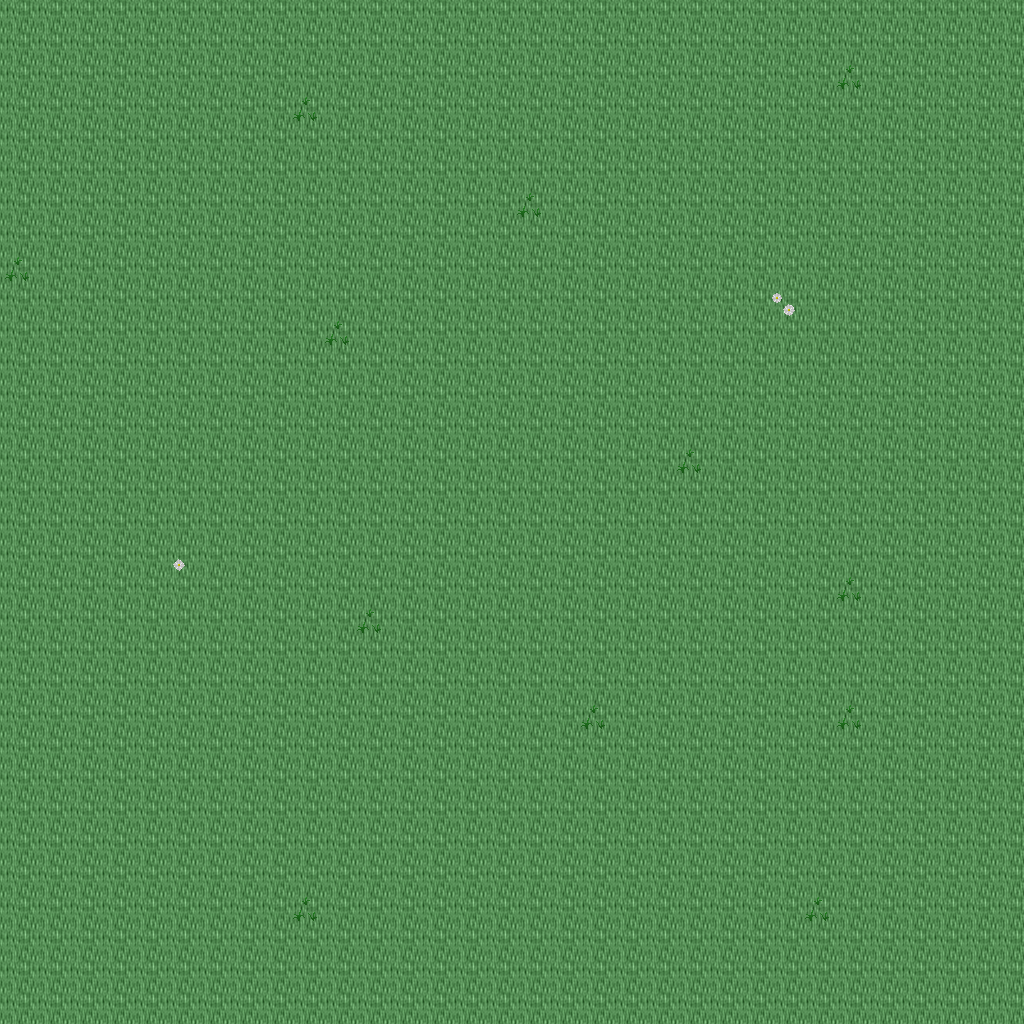

A 2D game scene composited from a Tiled map and its tileset images. What follows is a short description and the map's XML, with each tile layer's data collapsed to a summary:
An orthogonal 32x32 tile map with 32x32 px tiles, 5 tile layers (Ground, Objects, Objects2, Above, ...), 1 hidden layer not drawn, 43 tilesets.

<map version="1.10" tiledversion="1.11.0" orientation="orthogonal" renderorder="right-down" width="32" height="32" tilewidth="32" tileheight="32" infinite="0" nextlayerid="11" nextobjectid="1">
 <tileset firstgid="1" name="ground_ground" tilewidth="32" tileheight="32" tilecount="33" columns="3">
  <image source="../drawable/ground_ground.png" width="96" height="352" />
 </tileset>
 <tileset firstgid="34" name="ground_water_water" tilewidth="32" tileheight="32" tilecount="24" columns="3">
  <image source="../drawable/ground_water_water.png" width="96" height="256" />
 </tileset>
 <tileset firstgid="58" name="ground_square_patch" tilewidth="32" tileheight="32" tilecount="9" columns="3">
  <image source="../drawable/ground_square_patch.png" width="96" height="96" />
 </tileset>
 <tileset firstgid="67" name="building_wall_wall_brown" tilewidth="32" tileheight="32" tilecount="12" columns="3">
  <image source="../drawable/building_wall_wall_brown.png" width="96" height="128" />
 </tileset>
 <tileset firstgid="79" name="ground_water_pool_grassy" tilewidth="32" tileheight="32" tilecount="27" columns="9">
  <image source="../drawable/ground_water_pool_grassy.png" width="288" height="96" />
 </tileset>
 <tileset firstgid="106" name="ground_ridge_earth_dark" tilewidth="32" tileheight="32" tilecount="96" columns="12">
  <image source="../drawable/ground_ridge_earth_dark.png" width="384" height="256" />
 </tileset>
 <tileset firstgid="202" name="plant_grasses" tilewidth="32" tileheight="32" tilecount="6" columns="3">
  <image source="../drawable/plant_grasses.png" width="96" height="64" />
 </tileset>
 <tileset firstgid="208" name="plant_flower_daisy_white" tilewidth="32" tileheight="32" tilecount="8" columns="2">
  <image source="../drawable/plant_flower_daisy_white.png" width="64" height="128" />
 </tileset>
 <tileset firstgid="216" name="ground_rock_pebbles" tilewidth="32" tileheight="32" tilecount="3" columns="1">
  <image source="../drawable/ground_rock_pebbles.png" width="32" height="96" />
 </tileset>
 <tileset firstgid="219" name="ground_rock_rocks_2" tilewidth="32" tileheight="32" tilecount="4" columns="2">
  <image source="../drawable/ground_rock_rocks_2.png" width="64" height="64" />
 </tileset>
 <tileset firstgid="223" name="item_pot_pot_grey" tilewidth="32" tileheight="32" tilecount="1" columns="1">
  <image source="../drawable/item_pot_pot_grey.png" width="32" height="32" />
 </tileset>
 <tileset firstgid="224" name="plant_bush_bushes" tilewidth="32" tileheight="32" tilecount="10" columns="5">
  <image source="../drawable/plant_bush_bushes.png" width="160" height="64" />
 </tileset>
 <tileset firstgid="234" name="ground_ladder_vertical_dark" tilewidth="32" tileheight="32" tilecount="3" columns="3">
  <image source="../drawable/ground_ladder_vertical_dark.png" width="96" height="32" />
 </tileset>
 <tileset firstgid="237" name="ground_ladder_horizontal_dark" tilewidth="32" tileheight="32" tilecount="3" columns="1">
  <image source="../drawable/ground_ladder_horizontal_dark.png" width="32" height="96" />
 </tileset>
 <tileset firstgid="240" name="plant_flower_daisy_blue" tilewidth="32" tileheight="32" tilecount="8" columns="2">
  <image source="../drawable/plant_flower_daisy_blue.png" width="64" height="128" />
 </tileset>
 <tileset firstgid="248" name="ground_grass_edges" tilewidth="32" tileheight="32" tilecount="36" columns="12">
  <image source="../drawable/ground_grass_edges.png" width="384" height="96" />
 </tileset>
 <tileset firstgid="284" name="ground_grass_corners" tilewidth="32" tileheight="32" tilecount="24" columns="6">
  <image source="../drawable/ground_grass_corners.png" width="192" height="128" />
 </tileset>
 <tileset firstgid="308" name="ground_cobbled_paving" tilewidth="32" tileheight="32" tilecount="1" columns="1">
  <image source="../drawable/ground_cobbled_paving.png" width="32" height="32" />
 </tileset>
 <tileset firstgid="309" name="building_door_door_n" tilewidth="32" tileheight="32" tilecount="6" columns="3">
  <image source="../drawable/building_door_door_n.png" width="96" height="64" />
 </tileset>
 <tileset firstgid="315" name="building_door_closed" tilewidth="32" tileheight="32" tilecount="1" columns="1">
  <image source="../drawable/building_door_closed.png" width="32" height="32" />
 </tileset>
 <tileset firstgid="316" name="building_window_window_right" tilewidth="32" tileheight="32" tilecount="2" columns="2">
  <image source="../drawable/building_window_window_right.png" width="64" height="32" />
 </tileset>
 <tileset firstgid="318" name="plant_flower_daisy_red" tilewidth="32" tileheight="32" tilecount="8" columns="2">
  <image source="../drawable/plant_flower_daisy_red.png" width="64" height="128" />
 </tileset>
 <tileset firstgid="326" name="building_window_window_long" tilewidth="32" tileheight="32" tilecount="3" columns="3">
  <image source="../drawable/building_window_window_long.png" width="96" height="32" />
 </tileset>
 <tileset firstgid="329" name="plant_flower_daisy_yellow" tilewidth="32" tileheight="32" tilecount="8" columns="2">
  <image source="../drawable/plant_flower_daisy_yellow.png" width="64" height="128" />
 </tileset>
 <tileset firstgid="337" name="furniture_light_flames" tilewidth="32" tileheight="32" tilecount="6" columns="6">
  <image source="../drawable/furniture_light_flames.png" width="192" height="32" />
 </tileset>
 <tileset firstgid="343" name="building_fence_fence_chunky" tilewidth="32" tileheight="32" tilecount="21" columns="3">
  <image source="../drawable/building_fence_fence_chunky.png" width="96" height="224" />
 </tileset>
 <tileset firstgid="364" name="plant_tree_tree_green" tilewidth="32" tileheight="32" tilecount="88" columns="8">
  <image source="../drawable/plant_tree_tree_green.png" width="256" height="352" />
 </tileset>
 <tileset firstgid="452" name="plant_tree_tree_darkgreen" tilewidth="32" tileheight="32" tilecount="88" columns="8">
  <image source="../drawable/plant_tree_tree_darkgreen.png" width="256" height="352" />
 </tileset>
 <tileset firstgid="540" name="item_sign_large" tilewidth="32" tileheight="32" tilecount="15" columns="5">
  <image source="../drawable/item_sign_large.png" width="160" height="96" />
 </tileset>
 <tileset firstgid="555" name="ground_ladder_small" tilewidth="32" tileheight="32" tilecount="1" columns="1">
  <image source="../drawable/ground_ladder_small.png" width="32" height="32" />
 </tileset>
 <tileset firstgid="556" name="building_roof_blue" tilewidth="32" tileheight="32" tilecount="20" columns="5">
  <image source="../drawable/building_roof_blue.png" width="160" height="128" />
 </tileset>
 <tileset firstgid="576" name="building_decoration_chimney" tilewidth="32" tileheight="32" tilecount="2" columns="1">
  <image source="../drawable/building_decoration_chimney.png" width="32" height="64" />
 </tileset>
 <tileset firstgid="578" name="logic_creature_gnome" tilewidth="32" tileheight="32" tilecount="6" columns="6">
  <image source="../drawable/logic_creature_gnome.png" width="192" height="32" />
 </tileset>
 <tileset firstgid="584" name="logic_creature_rodent" tilewidth="32" tileheight="32" tilecount="8" columns="8">
  <image source="../drawable/logic_creature_rodent.png" width="256" height="32" />
 </tileset>
 <tileset firstgid="592" name="logic_creature_animal" tilewidth="32" tileheight="32" tilecount="32" columns="8">
  <image source="../drawable/logic_creature_animal.png" width="256" height="128" />
 </tileset>
 <tileset firstgid="624" name="logic_collision" tilewidth="32" tileheight="32" tilecount="1" columns="1">
  <image source="../drawable/logic_collision.png" width="32" height="32" />
 </tileset>
 <tileset firstgid="625" name="ground_water_water_corners" tilewidth="32" tileheight="32" tilecount="12" columns="6">
  <image source="../drawable/ground_water_water_corners.png" width="192" height="64" />
 </tileset>
 <tileset firstgid="637" name="ground_green_paving" tilewidth="32" tileheight="32" tilecount="18" columns="3">
  <image source="../drawable/ground_green_paving.png" width="96" height="192" />
 </tileset>
 <tileset firstgid="655" name="logic_protection" tilewidth="32" tileheight="32" tilecount="2" columns="2">
  <image source="../drawable/logic_protection.png" width="64" height="32" />
 </tileset>
 <tileset firstgid="657" name="light_yellow_light_5x5" tilewidth="32" tileheight="32" tilecount="25" columns="5">
  <image source="../drawable/light_yellow_light_5x5.png" width="160" height="160" />
 </tileset>
 <tileset firstgid="682" name="furniture_light_small_lamp" tilewidth="32" tileheight="32" tilecount="4" columns="4">
  <image source="../drawable/furniture_light_small_lamp.png" width="128" height="32" />
 </tileset>
 <tileset firstgid="686" name="light_door_light" tilewidth="32" tileheight="32" tilecount="12" columns="3">
  <image source="../drawable/light_door_light.png" width="96" height="128" />
 </tileset>
 <tileset firstgid="698" name="logic_creature_human_risecia" tilewidth="32" tileheight="32" tilecount="4" columns="4">
  <image source="../drawable/logic_creature_human_risecia.png" width="128" height="32" />
 </tileset>
 <layer id="1" name="Ground" width="32" height="32">
  <data>[1024 cells, 1024 non-empty, 1 distinct tile ids]</data>
 </layer>
 <layer id="2" name="Objects" width="32" height="32">
  <data>[1024 cells, 14 non-empty, 3 distinct tile ids]</data>
 </layer>
 <layer id="3" name="Objects2" width="32" height="32">
  <data>[1024 cells, 0 non-empty, 0 distinct tile ids]</data>
 </layer>
 <layer id="4" name="Above" width="32" height="32">
  <data>[1024 cells, 0 non-empty, 0 distinct tile ids]</data>
 </layer>
 <layer id="5" name="Above2" width="32" height="32">
  <data>[1024 cells, 0 non-empty, 0 distinct tile ids]</data>
 </layer>
 <layer id="6" name="Walkable" width="32" height="32" visible="0">
  <data>[1024 cells, 0 non-empty, 0 distinct tile ids]</data>
 </layer>
 <objectgroup id="7" name="Mapevents" />
 <objectgroup id="8" name="Spawn" />
 <objectgroup id="9" name="Keys" />
 <objectgroup id="10" name="Replace" />
</map>
